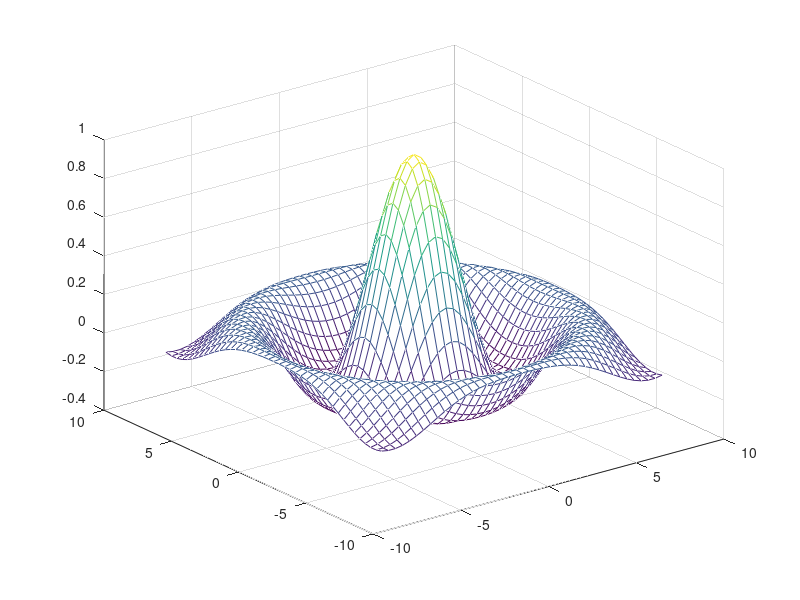
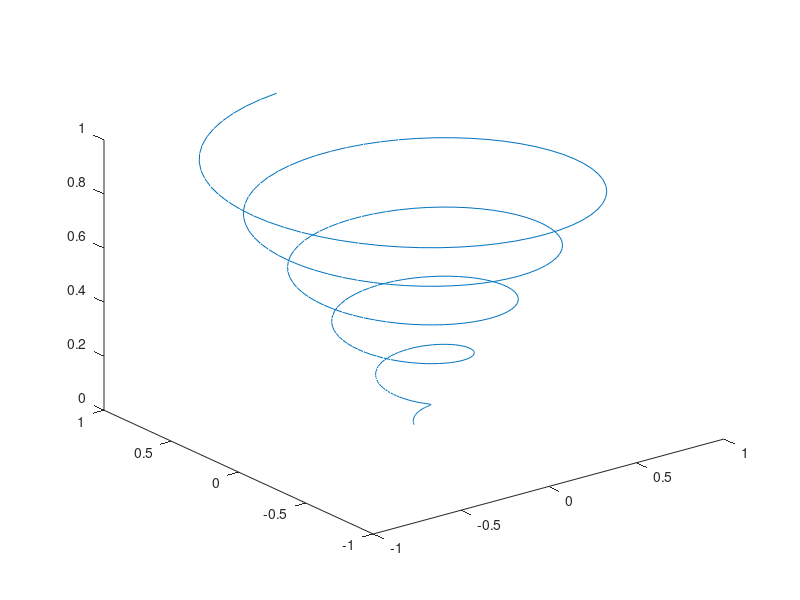

Recreate these plots in MATLAB, in order.
figure 1;tx = ty = linspace (-8, 8, 41)';[xx, yy] = meshgrid (tx, ty);r = sqrt (xx .^ 2 + yy .^ 2) + eps;tz = sin (r) ./ r;mesh (tx, ty, tz);figure 2;t = 0:0.1:10*pi;r = linspace (0, 1, numel (t));z = linspace (0, 1, numel (t));plot3 (r.*sin(t), r.*cos(t), z);